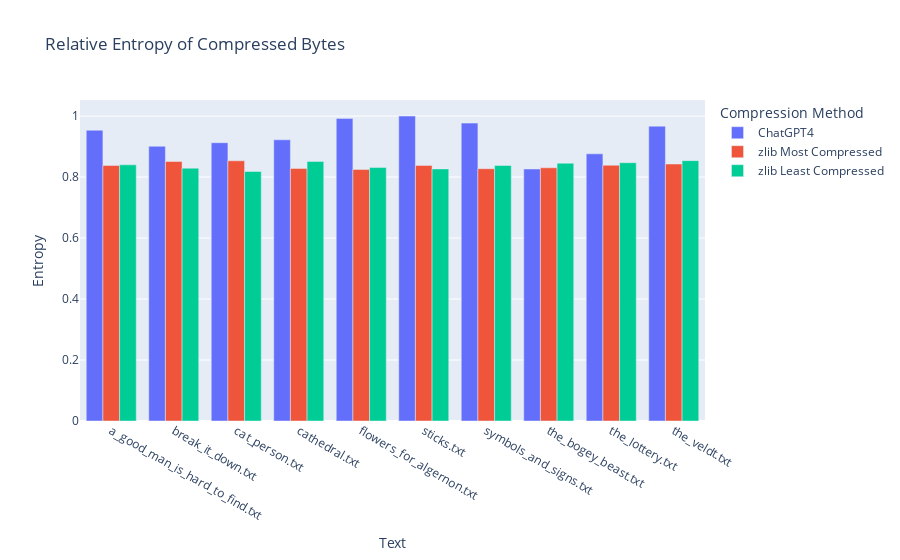

Write notebook code for a chart like this one.
### Code cell
# Make a grouped plotly bar chart
px.bar(
    combined_df, 
    barmode='group',
    title='Relative Entropy of Compressed Bytes',
    labels={
        'value': 'Entropy',
        'index': 'Text',
        'variable': 'Compression Method'})

### Figure 1 — Plotly figure (JSON) as saved in the notebook; plotly's stock layout.template omitted (floating-point values rounded to 4 significant figures)
{"data": [{"alignmentgroup": "True", "hovertemplate": "Compression Method=ChatGPT4<br>Text=%{x}<br>Entropy=%{y}<extra></extra>", "legendgroup": "ChatGPT4", "marker": {"color": "#636efa", "pattern": {"shape": ""}}, "name": "ChatGPT4", "offsetgroup": "ChatGPT4", "orientation": "v", "showlegend": true, "textposition": "auto", "type": "bar", "x": ["a_good_man_is_hard_to_find.txt", "break_it_down.txt", "cat_person.txt", "cathedral.txt", "flowers_for_algernon.txt", "sticks.txt", "symbols_and_signs.txt", "the_bogey_beast.txt", "the_lottery.txt", "the_veldt.txt"], "xaxis": "x", "y": [0.9535, 0.9009, 0.9126, 0.9222, 0.9923, 1, 0.9768, 0.8265, 0.8761, 0.9668], "yaxis": "y"}, {"alignmentgroup": "True", "hovertemplate": "Compression Method=zlib Most Compressed<br>Text=%{x}<br>Entropy=%{y}<extra></extra>", "legendgroup": "zlib Most Compressed", "marker": {"color": "#EF553B", "pattern": {"shape": ""}}, "name": "zlib Most Compressed", "offsetgroup": "zlib Most Compressed", "orientation": "v", "showlegend": true, "textposition": "auto", "type": "bar", "x": ["a_good_man_is_hard_to_find.txt", "break_it_down.txt", "cat_person.txt", "cathedral.txt", "flowers_for_algernon.txt", "sticks.txt", "symbols_and_signs.txt", "the_bogey_beast.txt", "the_lottery.txt", "the_veldt.txt"], "xaxis": "x", "y": [0.8379, 0.851, 0.8533, 0.8283, 0.825, 0.8382, 0.8274, 0.8304, 0.8387, 0.8428], "yaxis": "y"}, {"alignmentgroup": "True", "hovertemplate": "Compression Method=zlib Least Compressed<br>Text=%{x}<br>Entropy=%{y}<extra></extra>", "legendgroup": "zlib Least Compressed", "marker": {"color": "#00cc96", "pattern": {"shape": ""}}, "name": "zlib Least Compressed", "offsetgroup": "zlib Least Compressed", "orientation": "v", "showlegend": true, "textposition": "auto", "type": "bar", "x": ["a_good_man_is_hard_to_find.txt", "break_it_down.txt", "cat_person.txt", "cathedral.txt", "flowers_for_algernon.txt", "sticks.txt", "symbols_and_signs.txt", "the_bogey_beast.txt", "the_lottery.txt", "the_veldt.txt"], "xaxis": "x", "y": [0.84, 0.8291, 0.8182, 0.8513, 0.8311, 0.8266, 0.8379, 0.8453, 0.847, 0.8538], "yaxis": "y"}], "layout": {"barmode": "group", "legend": {"title": {"text": "Compression Method"}, "tracegroupgap": 0}, "title": {"text": "Relative Entropy of Compressed Bytes"}, "xaxis": {"anchor": "y", "domain": [0, 1], "title": {"text": "Text"}}, "yaxis": {"anchor": "x", "domain": [0, 1], "title": {"text": "Entropy"}}}}
